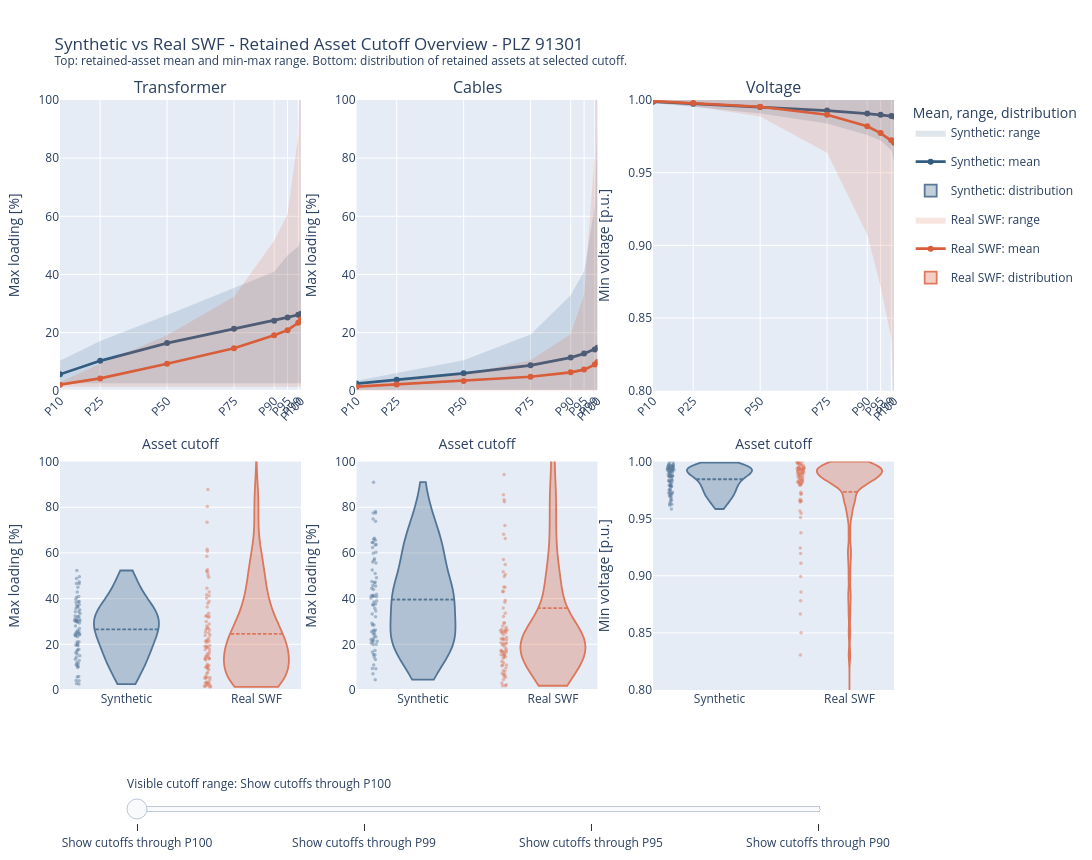

The notebook cell saved with this chart:
### Code cell
asset_cutoff_overview_fig = plot_powerflow_asset_cutoff_overview(
    percentile_profile,
    group_col="comparison_group",
    color_map=COLORS,
    asset_cutoff_percentiles=(1.0, 0.99, 0.95, 0.90),
    y_axis_limits=(100, 100, 0.8),
    center_stat="mean",  # "median" or "mean"
    show_band=True,
    worst_asset_per_grid=True,
    title=f"Synthetic vs Real SWF - Retained Asset Cutoff Overview - PLZ {PLZ}",
)
